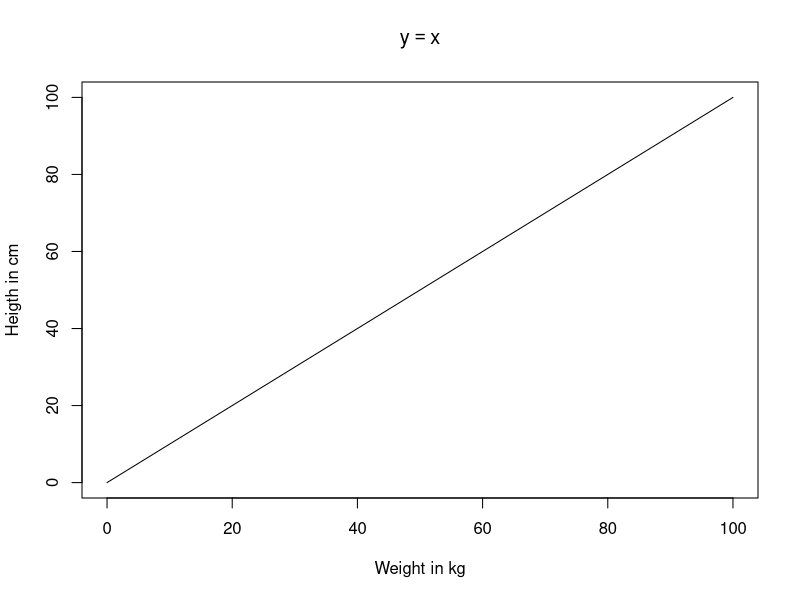
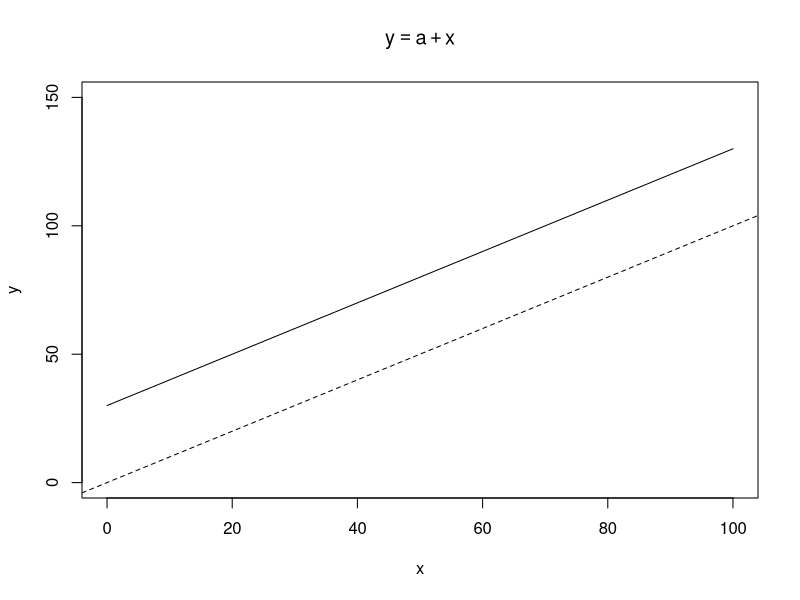
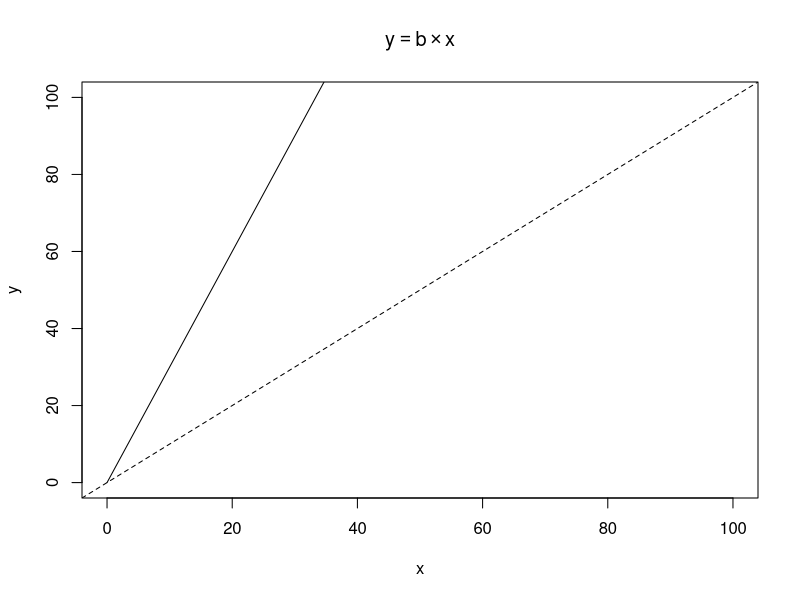
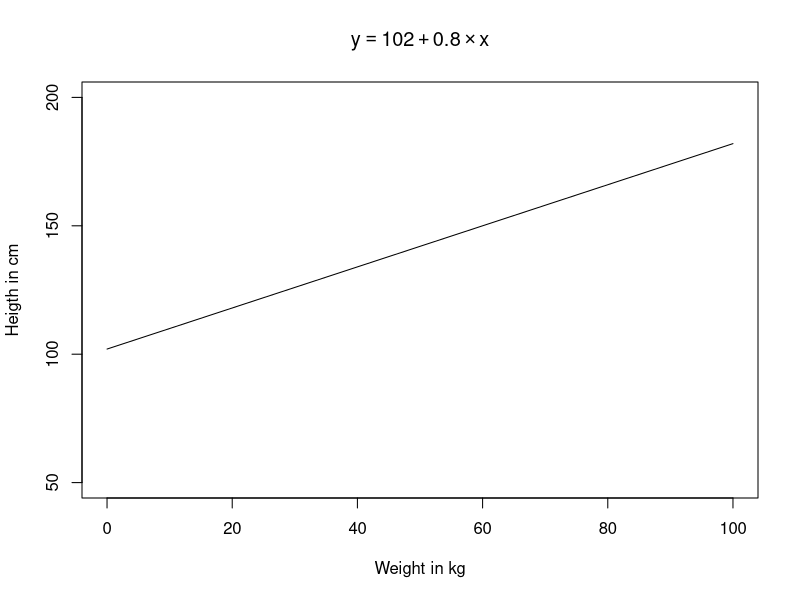
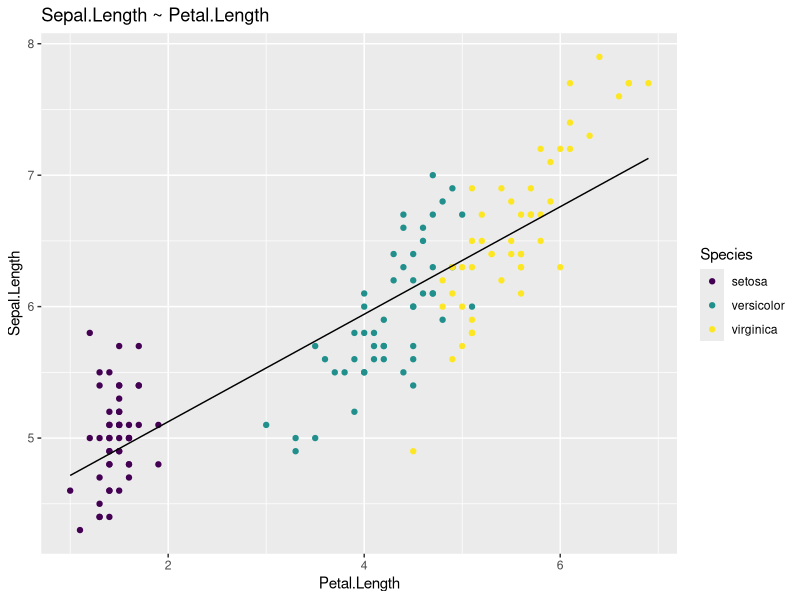
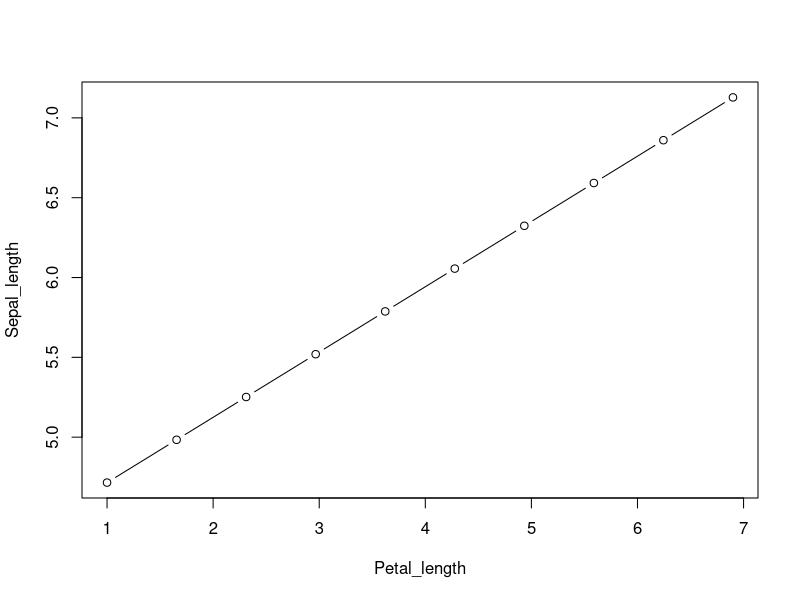
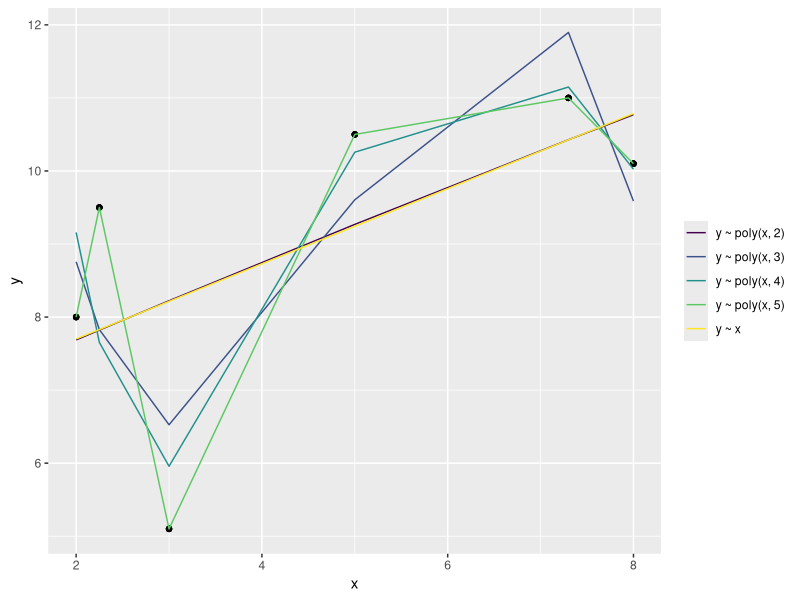

R code for these plots, in order:
## ---- chunk 1
library(tidyverse)
library(broom)
library(modelr)
library(viridis)
## ---- chunk 2
# y = kaal
x <- 0:100
# x = pikkus
y <- x
## ---- chunk 3
plot(y ~ x, type = "l", xlab = "Weight in kg", ylab = "Heigth in cm", main = bquote(y == x))
## ---- chunk 4
x <- 0:100 
a <- 30
y <- a + x
## ---- chunk 5
plot(y ~ x, xlim = c(0, 100), ylim = c(0, 150), type = "l",
     main = bquote(y == a + x))
abline(c(0, 1), lty = 2)
## ---- chunk 6
x <- 0:200
b <- 3
y <- b * x
## ---- chunk 7
plot(y ~ x, xlim = c(0, 100), ylim = c(0, 100), type = "l", main = bquote(y == b %*% x))
abline(c(0, 1), lty = 2)
## ---- chunk 8
a <- 102
b <- 0.8
x <-  0:100 
y <-  a + b * x
## ---- chunk 9
plot(y ~ x, xlab = "Weight in kg", ylab = "Heigth in cm", ylim = c(50, 200), type = "l", main = bquote(y == 102 + 0.8 %*% x))
## ---- chunk 10
# Fit a linear model and name the model object as m
m <- lm(Sepal.Length ~ Petal.Length, data = iris)
## ---- chunk 11
# Make a scatter plot, colored by the var called "Species"
# Draw the fitted regression line from m
augment(m, iris) %>% 
  ggplot(aes(Petal.Length, Sepal.Length, color = Species)) +
  geom_point() +
  geom_line(aes(y = .fitted), color = 1) +
  labs(title = "Sepal.Length ~ Petal.Length") +
  scale_color_viridis(discrete = TRUE)
## ---- chunk 12
coef(m)
## ---- chunk 13
## Genereerime uued andmed Petal.Length vahemikus
Petal_length <- seq(min(iris$Petal.Length), 
                    max(iris$Petal.Length), 
                    length.out = 10)
## Võtame mudeli koefitsendid
a <- coef(m)[1]
b <- coef(m)[2]
## Kasutades mudeli koefitsente genereerime Sepal_length väärtused
Sepal_length <-  a + b * Petal_length
## ---- chunk 14
plot(Sepal_length ~ Petal_length, type = "b")
## ---- chunk 15
data <- tibble(x = c(2, 3, 2.25, 5, 7.3, 8), y = c(8, 5.1, 9.5, 10.5, 11, 10.1))
model_formula <- c("y ~ x", 
                    "y ~ poly(x, 2)", 
                    "y ~ poly(x, 3)", 
                    "y ~ poly(x, 4)", 
                    "y ~ poly(x, 5)")
tib <- tibble(model_formula, data = list(data)) %>% 
  mutate(model = map2(model_formula, data, ~lm(as.formula(.x), .y)),
         preds = map2(data, model, ~gather_predictions(.x, .y)),
         aic = map_dbl(model, AIC))
## ---- chunk 16
tib %>% 
  select(model_formula, preds) %>% 
  unnest %>%
  ggplot() +
  geom_point(aes(x, y), color = "black") +
  geom_line(aes(x, pred, colour = model_formula)) +
  theme(legend.title = element_blank()) +
  scale_color_viridis(discrete = TRUE)
## ---- chunk 17
tib %>% 
  select(model_formula, aic) %>% 
  knitr::kable(booktabs = TRUE)
